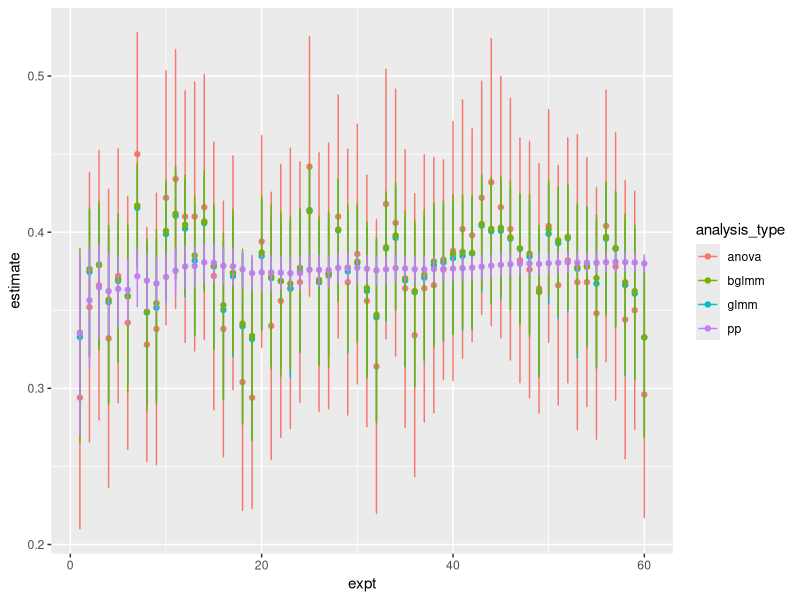

The R source for this figure:
# trying to plot freq bayes dataset graph

library(reshape2)
library(ggplot2)


saved_0_2 <- read.delim("saved_0_2.txt")

plot_dataset_0_2 <- saved_0_2[,c("expt","analysis_type","b_sex_cond_lower","b_sex_cond_upper","b_sex_cond_med")]


#transform everything to same scale as anovas
plot_dataset_0_2$estimate <- ifelse((plot_dataset_0_2$analysis_type == "anova"), plot_dataset_0_2$b_sex_cond_med, (exp(plot_dataset_0_2$b_sex_cond_med)/(1+exp(plot_dataset_0_2$b_sex_cond_med)))-0.5)
plot_dataset_0_2$estimate_upper <- ifelse((plot_dataset_0_2$analysis_type == "anova"), plot_dataset_0_2$b_sex_cond_upper, (exp(plot_dataset_0_2$b_sex_cond_upper)/(1+exp(plot_dataset_0_2$b_sex_cond_upper)))-0.5)
plot_dataset_0_2$estimate_lower <- ifelse((plot_dataset_0_2$analysis_type == "anova"), plot_dataset_0_2$b_sex_cond_lower, (exp(plot_dataset_0_2$b_sex_cond_lower)/(1+exp(plot_dataset_0_2$b_sex_cond_lower)))-0.5)



##making subsets - no longer needed##
#just_anova <- subset(plot_dataset_0_2, plot_dataset_0_2$analysis_type=="anova")
#just_glmm <- subset(plot_dataset_0_2, plot_dataset_0_2$analysis_type=="glmm")
#just_bglmm <- subset(plot_dataset_0_2, plot_dataset_0_2$analysis_type=="bglmm")
#just_pp <- subset(plot_dataset_0_2, plot_dataset_0_2$analysis_type =="pp")

#anova on a different scale..? 
limits <- aes(ymax = plot_dataset_0_2$estimate_upper, ymin = plot_dataset_0_2$estimate_lower)
APlot <- ggplot(plot_dataset_0_2, aes(x=expt, y=estimate, group =analysis_type, col=analysis_type))
APlot + geom_point(data = plot_dataset_0_2, size = 1.5) + 
  geom_errorbar(limits, width = 0.08) +
  ylab("estimate")
